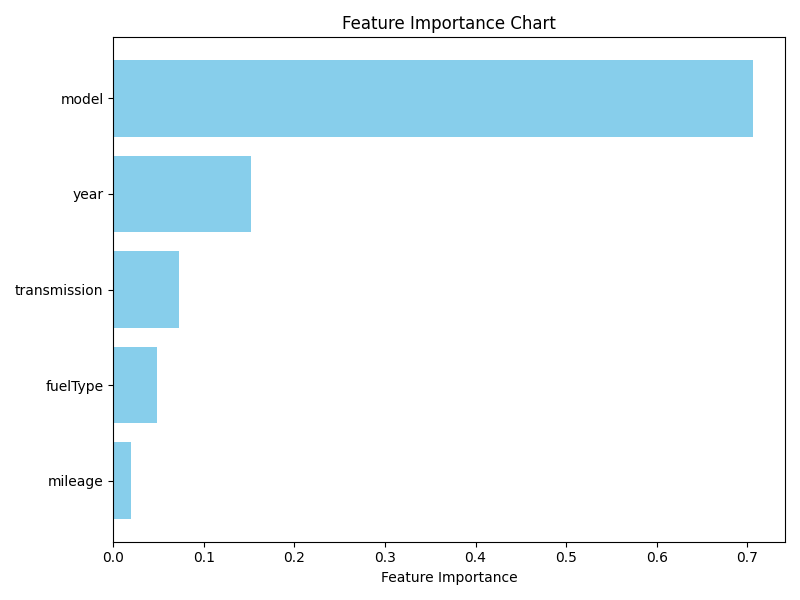

Reproduce this figure in Python.
# src/evaluation/feature_importance.py

import matplotlib.pyplot as plt
import joblib
from pathlib import Path
import pandas as pd

# Paths
BASE_DIR = Path(__file__).parent.parent
MODELS_DIR = BASE_DIR / "models"
FIGURES_DIR = BASE_DIR / "evaluation"
FIGURES_DIR.mkdir(exist_ok=True, parents=True)

# Load the trained model
model = joblib.load(MODELS_DIR / "xgb_tuned_optuna.pkl")  # or best_model.pkl

# Load feature names (if you have X_train_final as DataFrame)
import pandas as pd
feature_names = list(pd.read_csv("/home/ankanguha/Desktop/Training/WEEK 6/ml-project/data/processed/bmw_final.csv").drop(columns=['price']).columns)

# Feature importances
importances = model.feature_importances_

# Sort features
sorted_idx = importances.argsort()
plt.figure(figsize=(8,6))
plt.barh(range(len(sorted_idx)), importances[sorted_idx], color="skyblue")
plt.yticks(range(len(sorted_idx)), [feature_names[i] for i in sorted_idx])
plt.xlabel("Feature Importance")
plt.title("Feature Importance Chart")
plt.tight_layout()
plt.savefig(FIGURES_DIR / "feature_importance.png")
plt.show()
